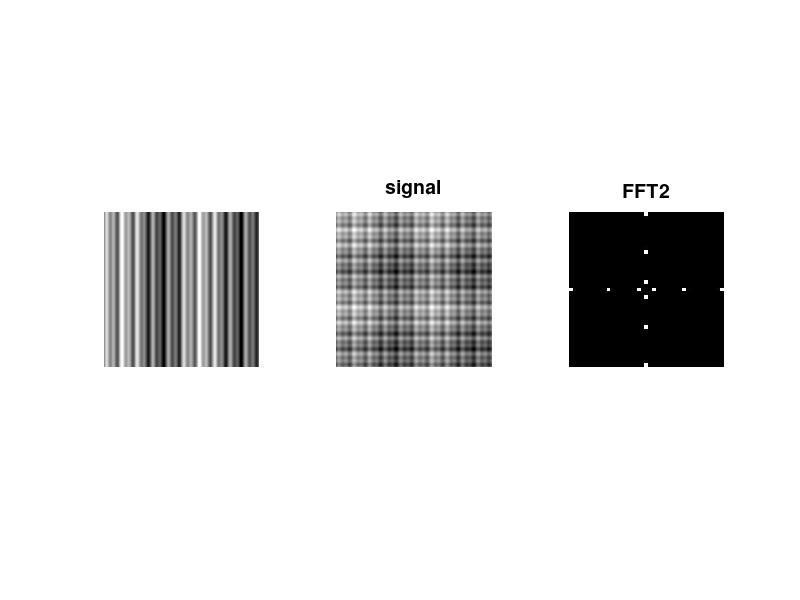

The MATLAB script that drew this image:
Fs = 256;
T = 1/Fs;
t = -1:T:1;
s = sin(2*pi*5*t) + sin(2*pi*1*t) + sin(2*pi*10*t);
%plot(s);
s_2D = repmat(s,length(s),1);
s_2D_new = s_2D + s_2D';
S_2D = abs(fftshift(fft2(s_2D_new)));
figure
subplot(1,3,1);
imshow(s_2D,[]);
subplot(1,3,2);
imshow(s_2D_new,[]);
title('signal','FontSize',14,'fontweight','bold')
subplot(1,3,3);
imshow(S_2D(237:277,237:277),[]);
title('FFT2','FontSize',14,'fontweight','bold')